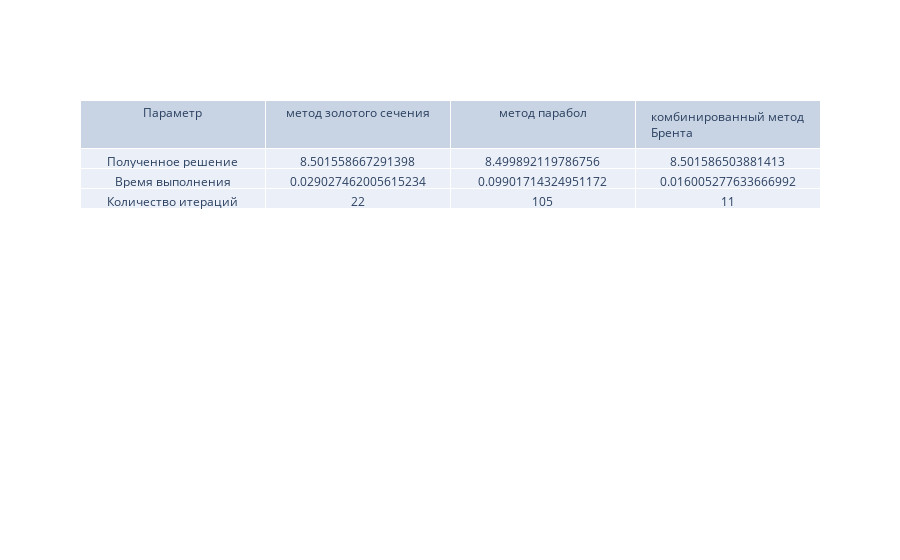

Notebook code cell kept with this figure:
### Markdown cell above
![image.png](attachment:image.png)

### Code cell
solve(compare=True)

### Figure 1 — Plotly figure (JSON) as saved in the notebook; plotly's stock layout.template omitted (floating-point values rounded to 4 significant figures)
{"data": [{"cells": {"values": [["Полученное решение", "Время выполнения", "Количество итераций"], [8.502, 0.02903, 22], [8.5, 0.09902, 105], [8.502, 0.01601, 11]]}, "header": {"values": ["Параметр", "метод золотого сечения", "метод парабол", "комбинированный метод Брента"]}, "type": "table"}], "layout": {}}
